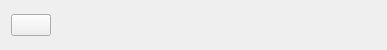
<?xml version="1.0" encoding="UTF-8"?>
<ui version="4.0">
 <class>GenerateColorTableWidget</class>
 <widget class="QWidget" name="GenerateColorTableWidget">
  <property name="geometry">
   <rect>
    <x>0</x>
    <y>0</y>
    <width>387</width>
    <height>50</height>
   </rect>
  </property>
  <property name="windowTitle">
   <string>Form</string>
  </property>
  <layout class="QHBoxLayout" name="horizontalLayout">
   <item>
    <widget class="QPushButton" name="choosePresetBtn">
     <property name="text">
      <string/>
     </property>
    </widget>
   </item>
   <item>
    <spacer name="horizontalSpacer">
     <property name="orientation">
      <enum>Qt::Horizontal</enum>
     </property>
     <property name="sizeHint" stdset="0">
      <size>
       <width>40</width>
       <height>20</height>
      </size>
     </property>
    </spacer>
   </item>
  </layout>
 </widget>
 <resources>
  <include location="../../../../../ParaView/Qt/Components/Resources/pqComponents.qrc"/>
 </resources>
 <connections/>
</ui>
